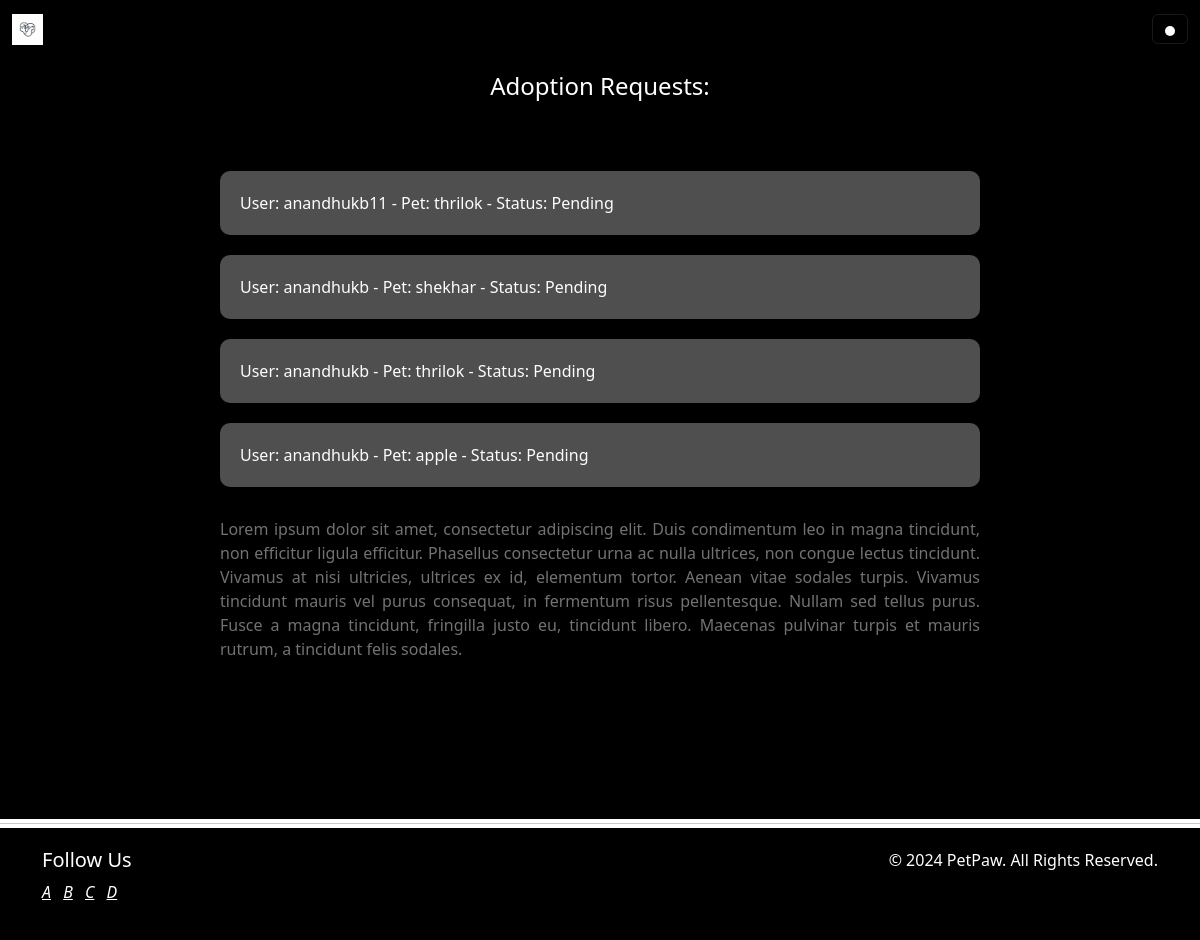
Page /manage_adoption_applications/ (signed in) on the committed database.
### pets/models.py (models this page shows, shortened)
class AdoptionRequest(models.Model):
    STATUS_CHOICES = (
        ('Pending', 'Pending'),
        ('Approved', 'Approved'),
        ('Rejected', 'Rejected'),
    )
    user = models.ForeignKey(settings.AUTH_USER_MODEL, on_delete=models.CASCADE)
    pet = models.ForeignKey(Pet, on_delete=models.CASCADE)  # Foreign key to the Pet model
    status = models.CharField(max_length=20, choices=STATUS_CHOICES, default='Pending')

class Pet(models.Model):
    SPECIES_CHOICES = (
        ('Dog', 'Dog'),
        ('Cat', 'Cat'),
        ('Other', 'Other'),
    )
    name = models.CharField(max_length=100)
    species = models.CharField(max_length=50, choices=SPECIES_CHOICES)
    breed = models.CharField(max_length=100)
    age = models.IntegerField()
    available = models.BooleanField(default=True)
    description = models.TextField(blank=True)
    image = models.ImageField(upload_to='pets/', blank=True)

### users/models.py (models this page shows, shortened)
class CustomUser(AbstractUser):
    is_regular_user = models.BooleanField(default=True)
    username = models.CharField(max_length=200, unique=True)
    bio = models.TextField(blank=True)
    profile_picture = models.ImageField(upload_to='profile_pictures/', blank=True)
    groups = models.ManyToManyField(
        'auth.Group',
        verbose_name='groups',
        blank=True,
        help_text=(
            'The groups this user belongs to. A user will get all permissions '
            'granted to each of their groups.'
        ),
        related_name='custom_user_groups',
        related_query_name='custom_user_group',
    )
    user_permissions = models.ManyToManyField(
        'auth.Permission',
        verbose_name='user permissions',
        blank=True,
        help_text='Specific permissions for this user.',
        related_name='custom_user_permissions',
        related_query_name='custom_user_permission',
    )

### coordinator/views.py (the view)
# urls.py: path('manage_adoption_applications/', views.manage_adoption_applications, name='manage_adoption_applications'),
@coordinator_required
def manage_adoption_applications(request):
    applications = AdoptionRequest.objects.all()
    return render(request, 'manage_adoption_applications.html', {'applications': applications})

### templates/manage_adoption_applications.html (shortened to what this page needs)
{% extends 'base1.html' %}
{% load static %}
{% block content %}
<div style="background-color: #000000; color: #ffffff;">
    <br><br><br>
<div style="background-color: #000000; color: #ffffff;">
    <h2 style="font-size: 24px; margin-bottom: 20px; text-align: center;">Adoption Requests:</h2>
    <div class="containerr" style="max-width: 800px; margin: 50px auto; padding: 20px; background-color: #000000; border-radius: 8px; box-shadow: 0 0 10px rgba(0, 0, 0, 0.1);">
        <ul class="application-list" style="list-style-type: none; padding: 0;">
            {% for application in applications %}
            <li class="application-item" style="background-color: #fffefe4f; border-radius: 10px; box-shadow: 0 2px 4px rgba(0, 0, 0, 0.1); margin-bottom: 20px; padding: 20px;">
                <span style="color: #fffcfc;">User: {{ application.user.username }} - Pet: {{ application.pet.name }} - Status: {{ application.status }}</span>
            </li>
            {% endfor %}
        </ul>
        <p class="additional-info" style="text-align: justify; margin-top: 30px; color: #747171;">
            Lorem ipsum dolor sit amet, consectetur adipiscing elit. Duis condimentum leo in magna tincidunt, non efficitur ligula efficitur. Phasellus consectetur urna ac nulla ultrices, non congue lectus tincidunt. Vivamus at nisi ultricies, ultrices ex id, elementum tortor. Aenean vitae sodales turpis. Vivamus tincidunt mauris vel purus consequat, in fermentum risus pellentesque. Nullam sed tellus purus. Fusce a magna tincidunt, fringilla justo eu, tincidunt libero. Maecenas pulvinar turpis et mauris rutrum, a tincidunt felis sodales.
        </p>
    </div>
</div>
<br><br><br>
</div>
{% endblock %}

### rows in the picture
AdoptionRequest: user.username "anandhukb11", pet.name "thrilok", status "Pending"
AdoptionRequest: user.username "anandhukb", pet.name "shekhar", status "Pending"
AdoptionRequest: user.username "anandhukb", pet.name "thrilok", status "Pending"
AdoptionRequest: user.username "anandhukb", pet.name "apple", status "Pending"
